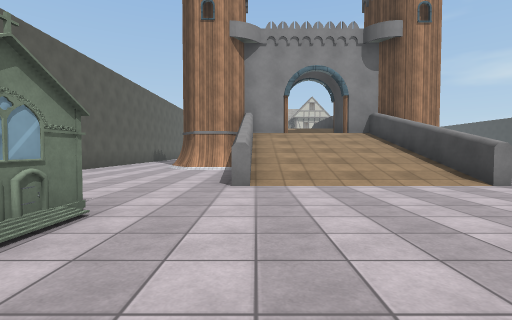
[1] (above)

24 first-person views from a walk through a Unity game level. The camera is 1.2 m above the floor, tilts 2° down and sees 85° across. The floor is counted in squares, 2 m on a side. Each view is taken from the middle of a square. On the plan, view 1 faces up. The plan holds only what a view shows up to about 9 squares ahead; the rest is blank. The place goes on beyond the plan. The player is left out. Some surface patterns are stand-ins.

[2]
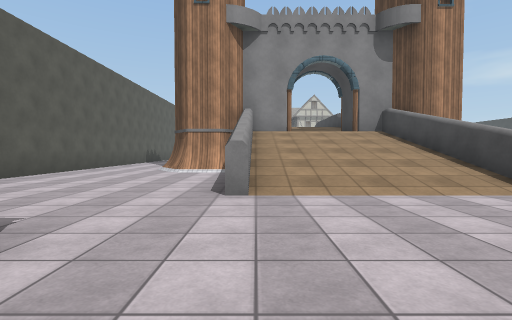

[3]
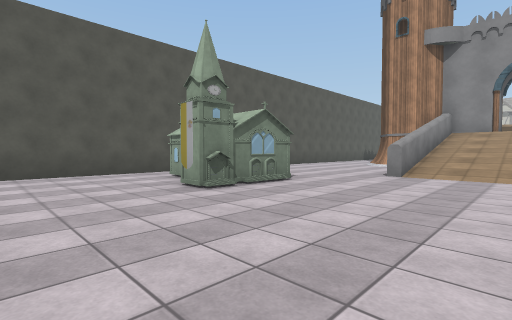

[4]
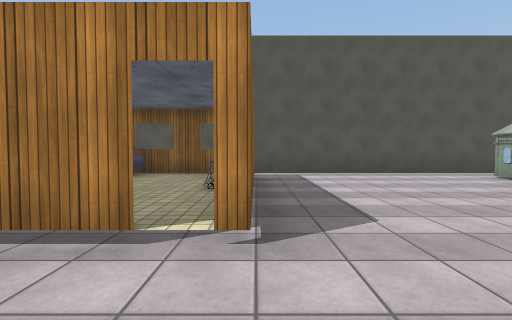

[5]
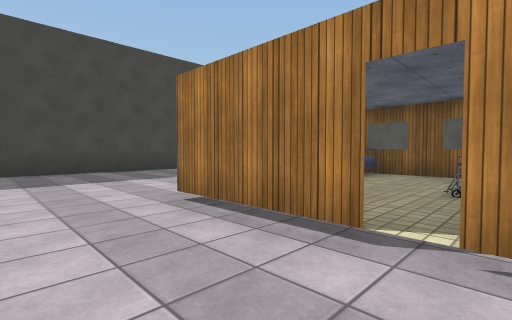

[6]
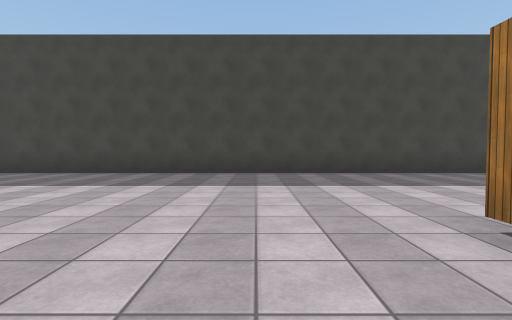

[7]
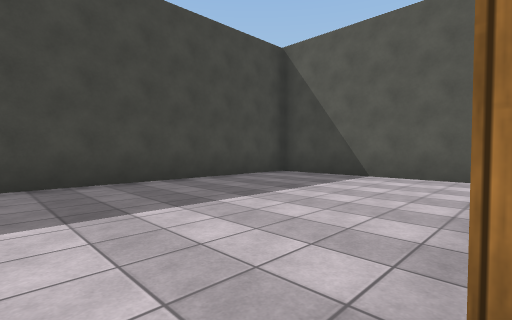

[8]
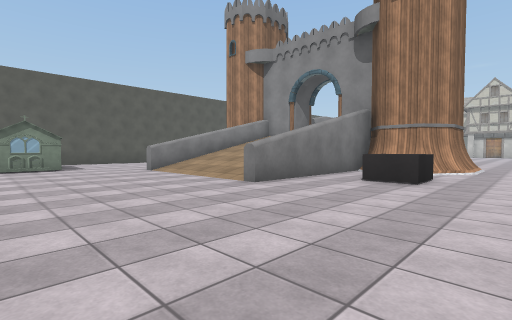

[9]
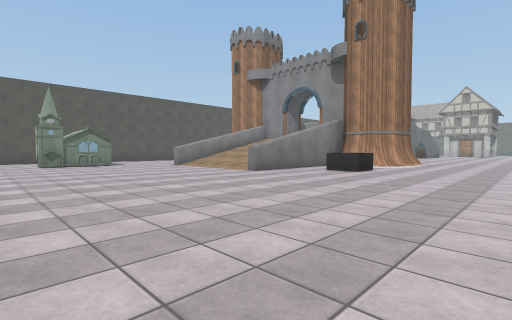

[10]
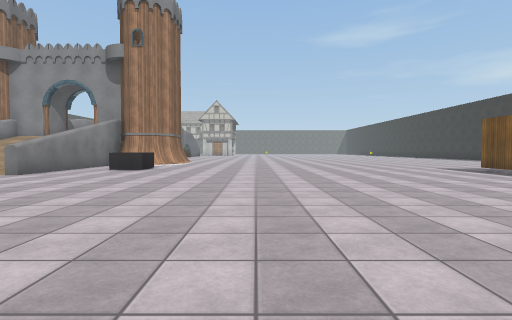

[11]
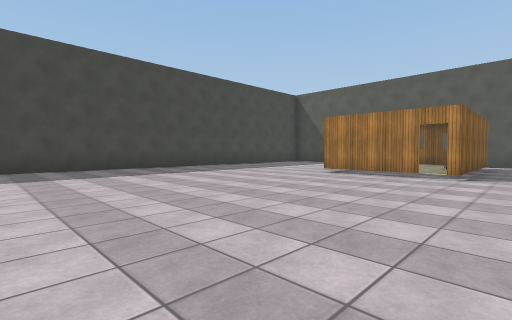

[12]
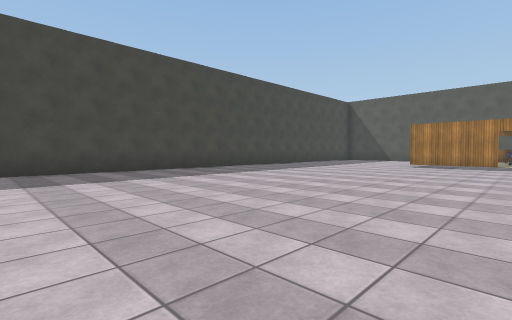

[13]
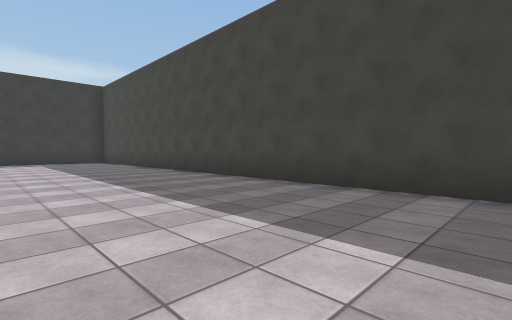

[14]
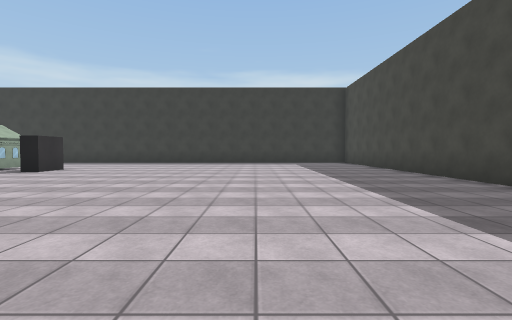

[15]
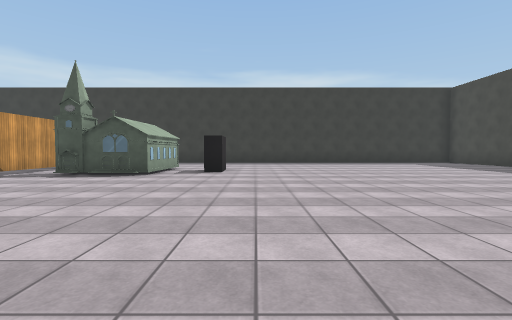

[16]
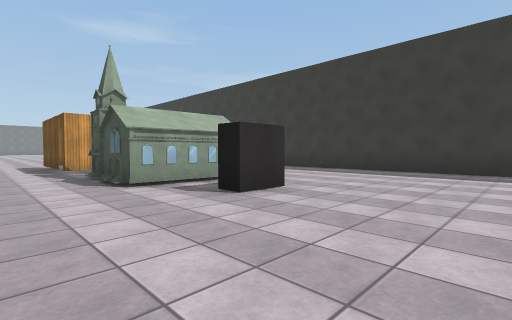

[17]
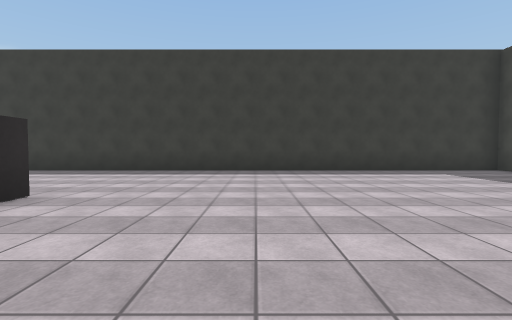

[18]
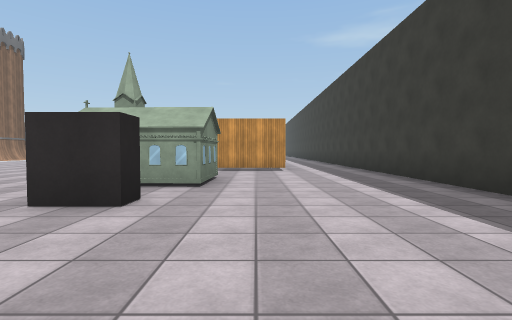

[19]
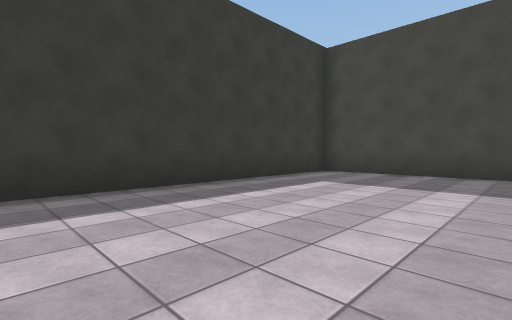

[20]
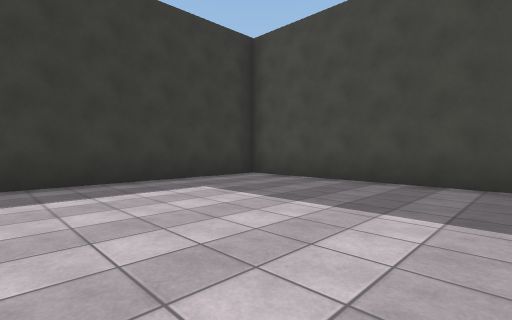

[21]
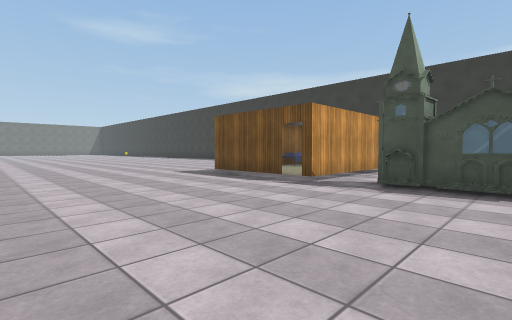

[22]
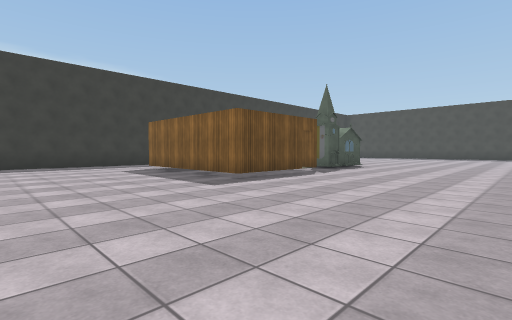

[23]
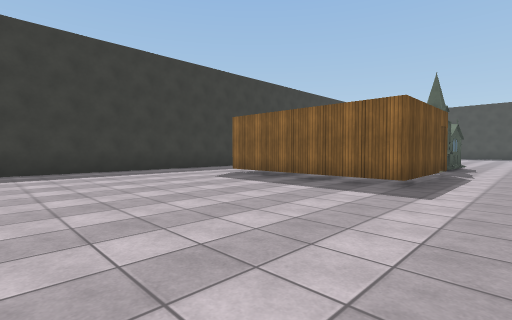

[24]
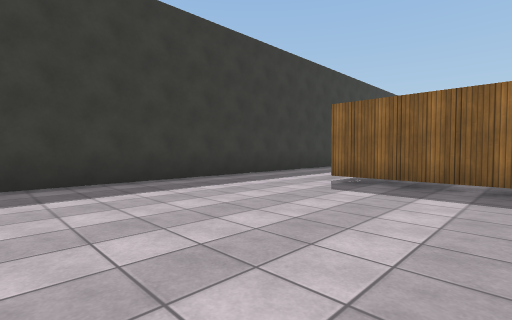

### Floor plan
Key: @ floor where view 1 was taken; # wall or solid block; x gap in a wall; . main floor; : floor 0.25 m higher than the main floor; + floor 2.5 m higher than the main floor; / step, stairs or slope; B bed; L block; O other object.
Columns run from 6 left of view 1 to 24 right of it. Each row starts with its distance up from view 1.
 11             #.     ...........#
 10 #..#####+####...  ............#
  9 #...###///###...  ............#
  8 #.....#///#...... ............#
  7 #.....#///#.L.................#
  6  .....#///#...........   #O#..#
  5   ....#///#........... #:OO ..#
  4    ................... #:   ..#
  3   O....................### #..#
  2 #. OO..................x......#
  1 #..O#..................O O....#
  0 #.....@................OO#....#
 -1 #.............................#
 -2 #........       ........L.....#
 -3 #.............  ..............#
 -4 #.#####.......................#
 -5 # #OO:x.......................#
 -6 # #B::#.......................#
 -7 # #B  #.......................#
 -8 #.............................#
 -9 #.............................#
-10 #.............................#
-11 #.............................#
-12 #.............................#
-13 ###############################

Positions as (right, up) in squares from view 1, and headings:
1: (0, 0), facing up
2: (0, 1), facing up
3: (2, -2), facing up-left
4: (2, -4), facing left
5: (2, -4), facing down-left
6: (2, -5), facing down
7: (1, -7), facing down-left
8: (8, 1), facing up-left
9: (10, -1), facing up-left
10: (10, -2), facing up
11: (7, -3), facing down-left
12: (11, -4), facing down-left
13: (9, -8), facing down-right
14: (10, -8), facing right
15: (10, -3), facing right
16: (15, -5), facing up-right
17: (15, -5), facing right
18: (20, -5), facing up
19: (19, -5), facing down-right
20: (18, -7), facing down-right
21: (12, 0), facing up-right
22: (12, 10), facing down-right
23: (15, 11), facing down-right
24: (18, 11), facing down-right
